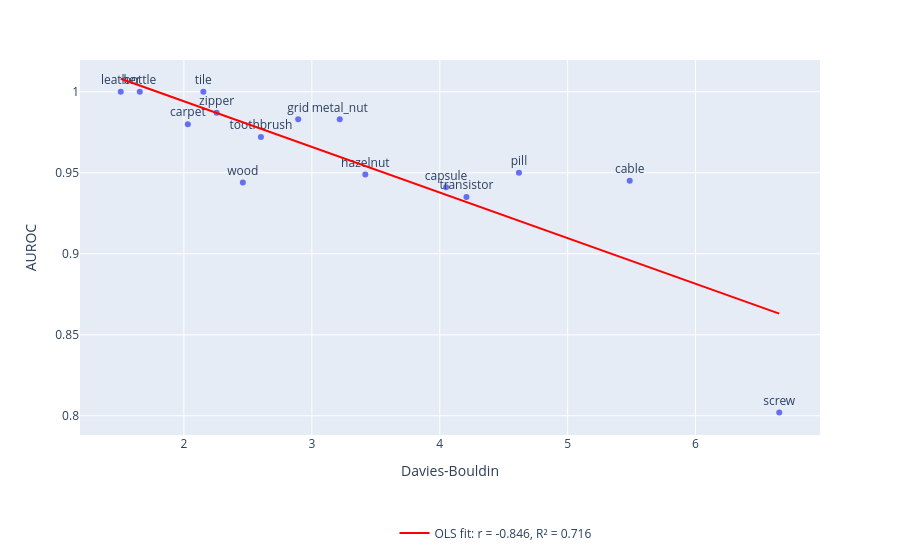

Here is the notebook cell this chart was saved with:
### Code cell
fig = px.scatter(
    plot_df,
    x="Davies-Bouldin",
    y="AUROC",
    text="category",
    hover_name="category",
    trendline="ols"
)

# Trendline styling
fig.data[1].line.color = "red"

r = plot_df["Davies-Bouldin"].corr(plot_df["AUROC"])

results = px.get_trendline_results(fig)
fit = results.iloc[0]["px_fit_results"]
r2 = fit.rsquared

fig.data[0].showlegend = False

# Existing OLS trendline trace
fig.data[1].line.color = "red"
fig.data[1].name = f"OLS fit: r = {r:.3f}, R² = {r2:.3f}"
fig.data[1].showlegend = True

fig.update_traces(textposition="top center")

fig.update_layout(
    title=None,
    legend=dict(
        x=0.425,
        y=-0.3,
        xanchor="left",
    )
)


fig.write_image(
    IMAGE_DIR / "cls_auroc_db_plot.svg",
    width=1250,
    height=450
)
fig.show()

### Figure 1 — Plotly figure (JSON) as saved in the notebook; plotly's stock layout.template omitted (floating-point values rounded to 4 significant figures)
{"data": [{"hovertemplate": "<b>%{hovertext}</b><br><br>Davies-Bouldin=%{x}<br>AUROC=%{y}<br>category=%{text}<extra></extra>", "hovertext": ["tile", "zipper", "toothbrush", "hazelnut", "wood", "grid", "cable", "leather", "metal_nut", "screw", "bottle", "pill", "capsule", "carpet", "transistor"], "legendgroup": "", "marker": {"color": "#636efa", "symbol": "circle"}, "mode": "markers+text", "name": "", "orientation": "v", "showlegend": false, "text": ["tile", "zipper", "toothbrush", "hazelnut", "wood", "grid", "cable", "leather", "metal_nut", "screw", "bottle", "pill", "capsule", "carpet", "transistor"], "textposition": "top center", "type": "scatter", "x": [2.152, 2.255, 2.602, 3.418, 2.46, 2.893, 5.485, 1.506, 3.218, 6.654, 1.655, 4.619, 4.049, 2.03, 4.209], "xaxis": "x", "y": [1.0, 0.987, 0.972, 0.949, 0.944, 0.983, 0.945, 1.0, 0.983, 0.802, 1.0, 0.95, 0.941, 0.98, 0.935], "yaxis": "y"}, {"hovertemplate": "<b>OLS trendline</b><br>AUROC = -0.0281558 * Davies-Bouldin + 1.05043<br>R<sup>2</sup>=0.716356<br><br>Davies-Bouldin=%{x}<br>AUROC=%{y} <b>(trend)</b><extra></extra>", "legendgroup": "", "line": {"color": "red"}, "marker": {"color": "#636efa", "symbol": "circle"}, "mode": "lines", "name": "OLS fit: r = -0.846, R² = 0.716", "showlegend": true, "textposition": "top center", "type": "scatter", "x": [1.506, 1.655, 2.03, 2.152, 2.255, 2.46, 2.602, 2.893, 3.218, 3.418, 4.049, 4.209, 4.619, 5.485, 6.654], "xaxis": "x", "y": [1.008, 1.004, 0.9933, 0.9898, 0.9869, 0.9812, 0.9772, 0.969, 0.9598, 0.9542, 0.9364, 0.9319, 0.9204, 0.896, 0.8631], "yaxis": "y"}], "layout": {"legend": {"tracegroupgap": 0, "x": 0.425, "xanchor": "left", "y": -0.3}, "margin": {"t": 60}, "title": {}, "xaxis": {"anchor": "y", "domain": [0, 1], "title": {"text": "Davies-Bouldin"}}, "yaxis": {"anchor": "x", "domain": [0, 1], "title": {"text": "AUROC"}}}}
